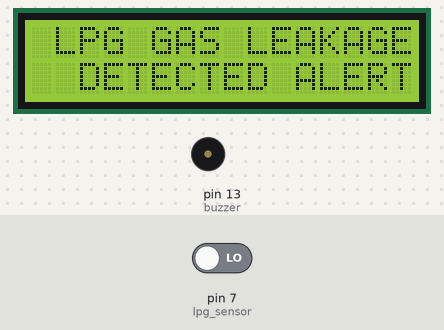
Recording of a sketch running on a simulated Arduino Uno, built with avr-gcc and run on an emulated ATmega328P. On the bench: 16×2 character LCD, buzzer (waves = sounding, pin HIGH). Inputs (shaded band) come from the test bench; at power-on: pin 7 (lpg_sensor) LOW.

Above: at 5.2 s.
5.3 s: pin 7 (lpg_sensor) driven HIGH
At 7.2 s:
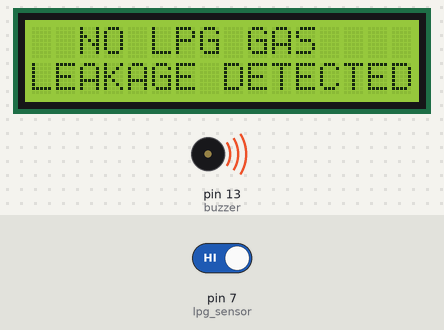
7.5 s: pin 7 (lpg_sensor) driven LOW
At 8.3 s:
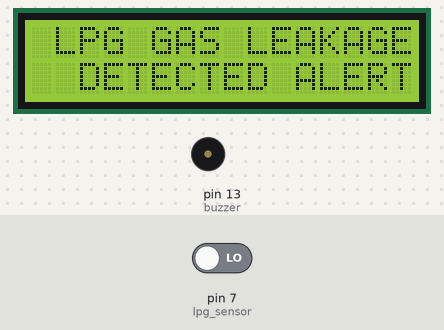
Timing chart, 0 to 10.5 s (numbered marks = the images above; inputs shaded):
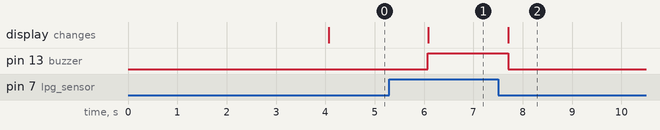

The sketch:

sketch_LPG_DETECTOR_ARD_CODE.ino
```cpp
#include<LiquidCrystal.h>
LiquidCrystal lcd(12,11,5,4,3,2);

#define lpg_sensor 7
#define buzzer 13

void setup()
{
  pinMode(lpg_sensor,INPUT);
  pinMode(buzzer,OUTPUT);
  lcd.begin(16,2);
  lcd.print("LPG GAS DETECTOR");
  lcd.setCursor(0,1);
  lcd.print("SOMETHING...");
  delay(4000);
}
void loop()
{
if(digitalRead(lpg_sensor))
{
digitalWrite(buzzer,HIGH);
lcd.clear();
lcd.print("  NO LPG GAS  ");
lcd.setCursor(0,1);
lcd.print("LEAKAGE DETECTED");
delay(400);
}

else
{
  digitalWrite(buzzer, LOW);
  lcd.clear();
  lcd.print(" LPG GAS LEAKAGE ");
  lcd.setCursor(2,1);
  lcd.print("DETECTED ALERT!!");
  delay(1000);
}
}
```

Measured:
- after the input at 5.3 s, pin 13 (buzzer): LOW → HIGH after 0.78 s; the display: changes after 0.79 s (image 1)
- after the input at 7.5 s, pin 13 (buzzer): HIGH → LOW after 0.20 s; the display: changes after 0.21 s (image 2)
